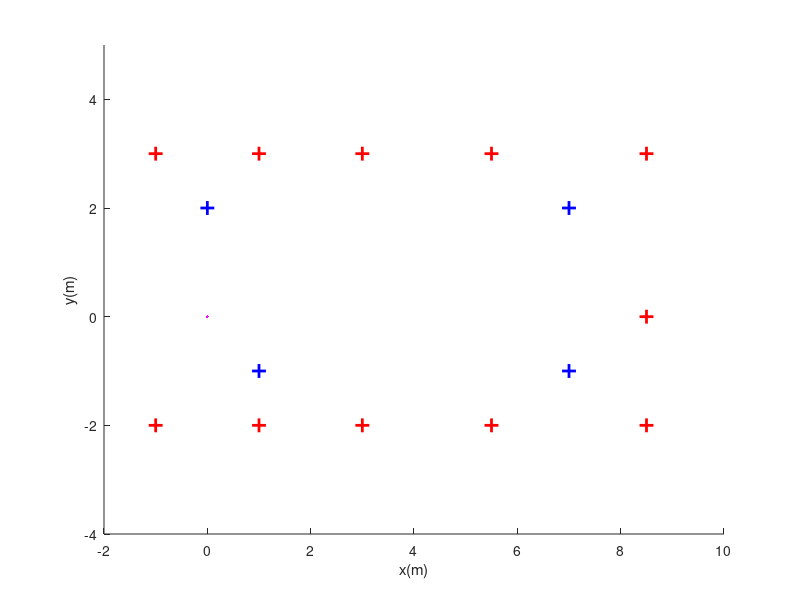

The MATLAB source for this figure: (Note: this script raises an error after producing the figure.)
% Demo_EKF
% Author : Ivan A. Calle Flores
% Description: Localizacion de un robot movil de tipo diferencial usando
%              el filtro extendido de Kalman
clc; clear all; close all

% VARIABLES GLOBALES
global NN       % Numero de marcas 
global done     % Flags de las marcas visitadas

%----------------------------------------------------------------------%
% 1. CONFIGURACION DEL MAPA DE REFERENCIAS "LANDMARKS"
%----------------------------------------------------------------------%
%  ESTABLECEMOS EL MAPA
mapa = ...
  [-1.0  -2.0;
    1.0  -2.0;
    3.0  -2.0;
    5.5  -2.0;
    8.5  -2.0;
    8.5   0.0;
    8.5   3.0;
    5.5   3.0;
    3.0   3.0;
    1.0   3.0;
   -1.0   3.0]';                          

%  ESTABLECEMOS LAS MARCAS 'ETIQUETAS' DE LAS REFERENCIAS - "SIGNATURES"
marcas_mapa = 1:size(mapa,2);

%  MAPA FINAL[3xNlandmarks]
mapa = [mapa;marcas_mapa];
NN = size(mapa,2);
done = zeros(1,NN);

%----------------------------------------------------------------------%
% 2. CONFIGURACION DEL MAPA DE PUNTOS DE PASO DEL ROBOT "VIA_POINTS"
%----------------------------------------------------------------------%
via_points =...
   [1.0  -1.0;
    7.0  -1.0;
    7.0   2.0;
    0.0   2.0];
via_points = via_points';   % Cada punto es una columna



%----------------------------------------------------------------------%
% 3. PLOTEAMOS EL ENTORNO DE NAVEGACION
%----------------------------------------------------------------------%
fig1 = figure;    
hold on
xlabel('x(m)')
ylabel('y(m)')
plot(mapa(1,:),mapa(2,:), 'r+','MarkerSize',10,'LineWidth',2)
axis([-2  10 -4  5])
plot(via_points(1,:),via_points(2,:), 'b+','MarkerSize',10,'LineWidth',2)


%----------------------------------------------------------------------%
% 4. PARAMETROS DEL SENSOR "RANGE-BEARING"
%----------------------------------------------------------------------%
MAX_RANGE = 4.0;                    % Rango maximo
sigmaR = 0.05;                      % Desviaciones estandar
sigmaB = (2.0*pi/180);       
sigmaS = 0.05;               
std_sensor = [sigmaR;sigmaB;sigmaS];

%  HANDLERS PARA ANIMAR LAS MEDIDAS DE LOS SENSORES
K = 10;
handle_sensor = zeros(1,K);
for f=1:K
    handle_sensor(f) = plot(0,0, 'm');
end



%----------------------------------------------------------------------%
% 5. PARAMETROS DEL ROBOT
%----------------------------------------------------------------------%
%  PARAMETROS MECANICOS
D = 0.1;        % Diametro de las ruedas
L = 0.15;       % Distancia de las ruedas al punto central del robot

%  PARAMETROS DE ERROR
alpha1 = 1e-2;  alpha2 = 1e-3;  
alpha3 = 1e-3;  alpha4 = 1e-2;
alpha5 = 1e-3;  alpha6 = 1e-3;
alpha_VELOCITY = [alpha1 alpha2 alpha3 alpha4 alpha5 alpha6];

%  CONFIGURACION INICIAL
x = [0;-1;0*pi/8];
plot_robot(x, L, 'r')



%----------------------------------------------------------------------%
% 6. PARAMETROS DE CONTROL
%----------------------------------------------------------------------%
%  INTERVALO DE TIEMPO
dt = 0.5;

%  VELOCIDAD MAXIMA
VMAX = 0.2;

%  INDICE DEL PRIMER PUNTO DE PASO
iwp   = 1;



%----------------------------------------------------------------------%
% 7. CONFIGURACION INICIAL DEL 'BELIEF' INICIAL
%----------------------------------------------------------------------%
%  VALORES INICIALES DE LA MEDIA Y LA MATRIZ DE COVARIANZA
dim = 3+3*NN;
mu = zeros(dim,1);
P = 1000*eye(dim); % var inf para marcas

%  MODIFICAMOS LA MEDIA Y COVARIANZA
mu(1:3) = x;                    % Para trabajar con el mismo sistema coord. 
P(1:3,1:3) = 1e-8*ones(3);      % Por definicion - pos ini conocida

%  HANDLES PARA PLOTEAR LAS ELIPSES DEL ROBOT Y DE LAS MARCAS
handle_P  = plot(0,0,'b'); 
handle_lm = zeros(NN,1);
for kk = 1:NN
    handle_lm(kk) = plot(0,0,'b');
end




%----------------------------------------------------------------------%
% 8. LAZO CENTRAL
%----------------------------------------------------------------------%
disp('SLAM USANDO EL FILTRO EXTENDIDO DE KALMAN')
disp('-----------------------------')
disp(' ')
disp(' Presionar una tecla')
disp(' ')
pause

DEBUG_PREDICCION = 0;
DEBUG_CORRECCION = 0;
step = 1;
LOOPS = 2;
while (iwp ~= 0 && LOOPS~=0)    
    % 8.1. CALCULO DE LOS CONTROLES CON EL FIN QUE EL ROBOT SIGA LOS
    %      PUNTOS DE PASO
    [v,w,iwp] = compute_controls(mu(1:3), via_points, iwp, VMAX);
    if (iwp==0)
        % Si "iwp" es zero hemos terminado una vuelta
        iwp = 1;
        LOOPS = LOOPS - 1;
    end   
    u = [v; w];    
    
    
    
    % 8.2 SIMULAMOS EL MOVIMIENTO DEL ROBOT
    x = sample_motion_model_velocity(x, u, dt, alpha_VELOCITY);
    
    
    
    % 8.3. OBTENEMOS LAS REFERENCIAS QUE ESTAN AL ALCANCE DEL ROBOT
    [vlm,Nobs] = get_visible_landmarks(x,mapa,MAX_RANGE);
        
    
    
    % 8.4. FILTRO EXTENDIDO DE KALMAN
    %   a. Paso de Prediccion
    [mu, P] = EKF_Prediction_SLAM(mu, P, u, alpha_VELOCITY, dt);   
    if(DEBUG_PREDICCION)       
        fprintf('STEP %d - PASO DE PREDICCION\step', step)
        disp('mu')
        disp(mu')
        fprintf('Matriz P\step')    
        disp(P)
    end    
    
    %   b. Paso de correccion
     if(Nobs > 0)
        for i=1:Nobs
            
            % -> Simulamos la medida del sensor laser
            z = range_bearing_model(x, vlm(:,i), std_sensor);

            % -> Ploteamos la medida de los sensores
            ppx = [x(1)  x(1) + z(1)*cos(z(2) + x(3))];
            ppy = [x(2)  x(2) + z(1)*sin(z(2) + x(3))];
            set(handle_sensor(i),'xdata', ppx, 'ydata', ppy)
            
            % -> Compute the update step
            [mu, P] = EKF_Update_SLAM(mu, P, z, std_sensor);
        end
     end
     
     if(DEBUG_CORRECCION)       
        fprintf('STEP %d - PASO DE CORRECCION\step', step)
        disp('mu')
        disp(mu)
        fprintf('Matriz P\step')
        disp(P)
    end

    
    
    % 8.5. PLOTEAMOS RESULTADOS    
    %   -> TRAYECTORIA DEL ROBOT
    plot(x(1), x(2), '.r')
    %   -> MEDIA Y COVARIANZA DEL 'BELIEF' DEL ROBOT
    plot(mu(1), mu(2), '.b')
    ellipse_points = sigma_ellipse(mu(1:2), P(1:2,1:2), 2);
    set(handle_P, 'xdata', ellipse_points(1,:), 'ydata', ellipse_points(2,:))
    
    % PLOTEAMOS SLAM : elipses de las marcas
    for kk=1:NN
        start = 3*kk + 1;
        ee = start + 1;
        ellipse_points = sigma_ellipse(mu(start:ee), P(start:ee,start:ee), 2);
        set(handle_lm(kk),'xdata', ellipse_points(1,:), 'ydata', ellipse_points(2,:))
    end    
    
    
    
    % 8.6. DELTA DE TIEMPO 
    step = step+1;
    pause(0.01)
    %pause
    %clc
end